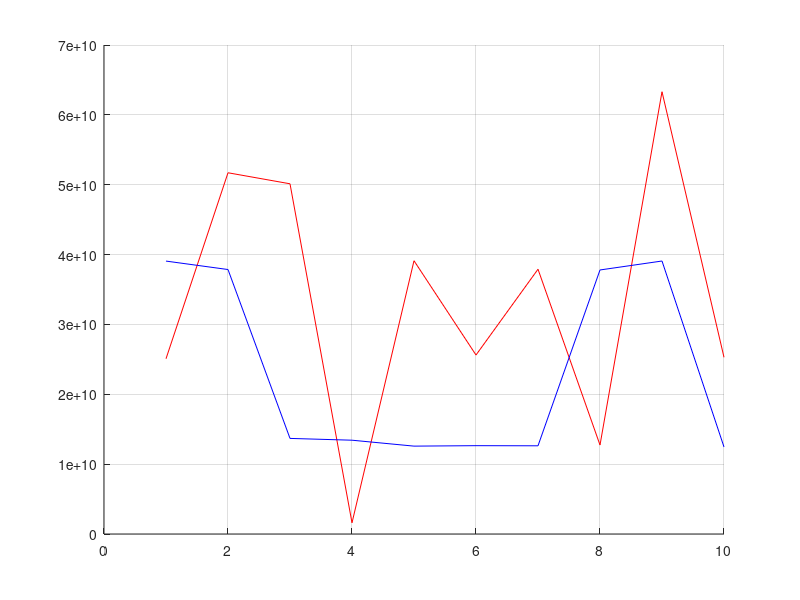
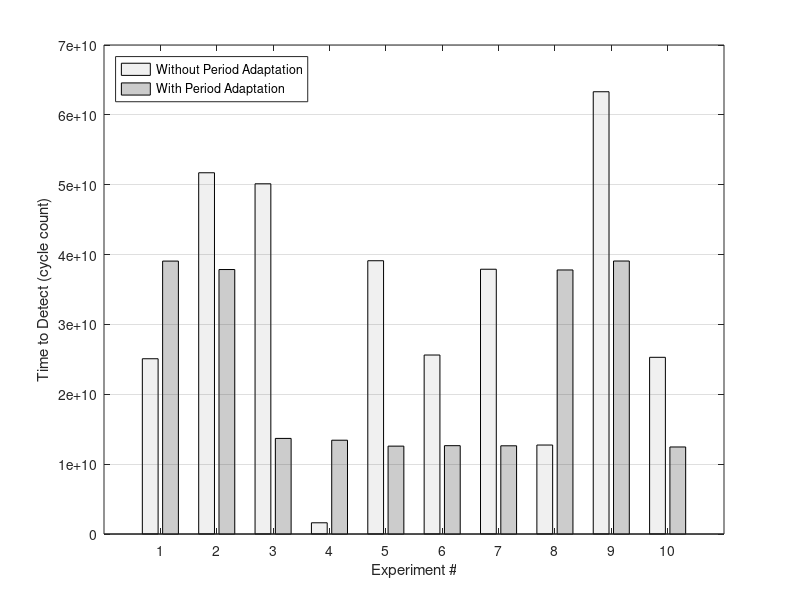

Write the MATLAB code that produced these figures, in order.
clc;
clear all;
close all;
clf;

data_base = csvread('attacktime_base.txt');
data_base

data_opt = csvread('attacktime_opt.txt');
data_opt

data = [data_opt, data_base];

data(7, :) = NaN;
%data(10, :) = NaN;
%data(12, :) = NaN;
data(11, :) = NaN;
data(12, :) = NaN;
data(13, :) = NaN;
%data(11, :) = []
%data(13, :) = []
%data(14, :) = []

%data(isnan(data))=[];




%data = nonnan(data);

data_opt = data(:, 1);
data_opt
data_base = data(:, 2);

j=1;
for i=1:length(data_opt)
    data_opt(i)
    if ~isnan(data_opt(i))
        tt(j) = data_opt(i);
        j = j+1;
        j
    end
end
data_opt = tt;


j=1;
for i=1:length(data_base)
    data_base(i)
    if ~isnan(data_base(i))
        tt(j) = data_base(i);
        j = j+1;
        j
    end
end
data_base = tt;


% data_opt(isnan(data_opt))=[];
% data_base(isnan(data_base))=[];

data_opt = fliplr(data_opt);
data_base = fliplr(data_base);

figure(1)
hold on;
grid on;

plot(data_base, 'r');
plot(data_opt, 'b');


figure(2)




data = [data_base; data_opt];
data = data';
bar1 = bar(data);
set(bar1(1),...
    'FaceColor',[0.941176474094391 0.941176474094391 0.941176474094391], 'DisplayName','Without Period Adaptation');
set(bar1(2),...
    'FaceColor',[0.800000011920929 0.800000011920929 0.800000011920929], 'DisplayName','With Period Adaptation');


set(gca,'YGrid','on','XTick',[1 2 3 4 5 6 7 8 9 10]);

xlim(gca,[0 11]);
box 'on';
hold 'on';

% Create xlabel
xlabel('Experiment #',  'FontSize',11);


% Create ylabel
ylabel('Time to Detect (cycle count)',  'FontSize',11);

legend1 = legend(gca,'show');
set(legend1,'Location','NorthWest');



%{
plot(ecdist_arr_GP, 'Marker','square','LineWidth',1,...
    'DisplayName','With Security Server',...
    'Color',[0 0 0]);
plot(ecdist_arr_NS, 'Marker','o','LineWidth',1,...
    'DisplayName','Without Security Server',...
    'Color',[0 0 0]);

set(gca,'YTick',[0 0.2 0.4 0.6 0.8 1],...
    'XTickLabel',{'0.50','0.55','0.60','0.65','0.70','0.75','0.80','0.85','0.90','0.95','1.00'},...
    'XTick',[1 1.5 2 2.5 3 3.5 4 4.5 5 5.5 6]);
box(gca,'on');
ylim(gca,[0 1]);


% Create xlabel
xlabel('Total Utilization',  'FontSize',11);


% Create ylabel
ylabel('\xi',  'FontSize',11);

% Create legend
legend1 = legend(gca,'show');
set(legend1,'Location','NorthEast');

%}
display('Done everything!');
